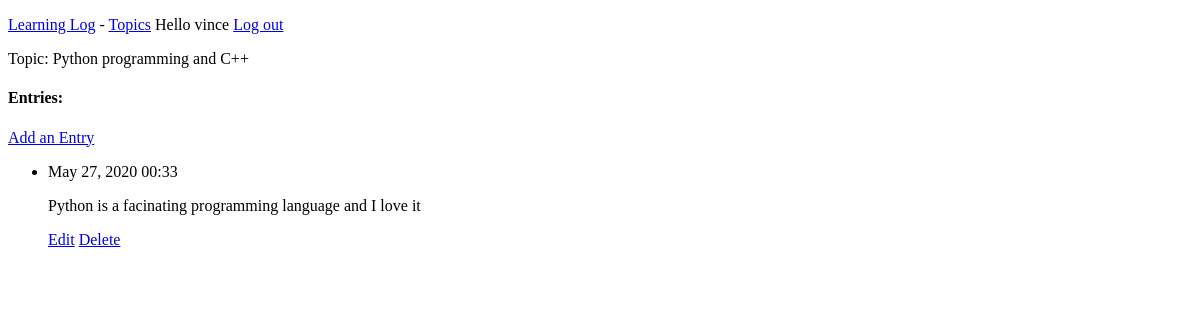
The page /topics/7/ (signed in) on the database as committed earlier.
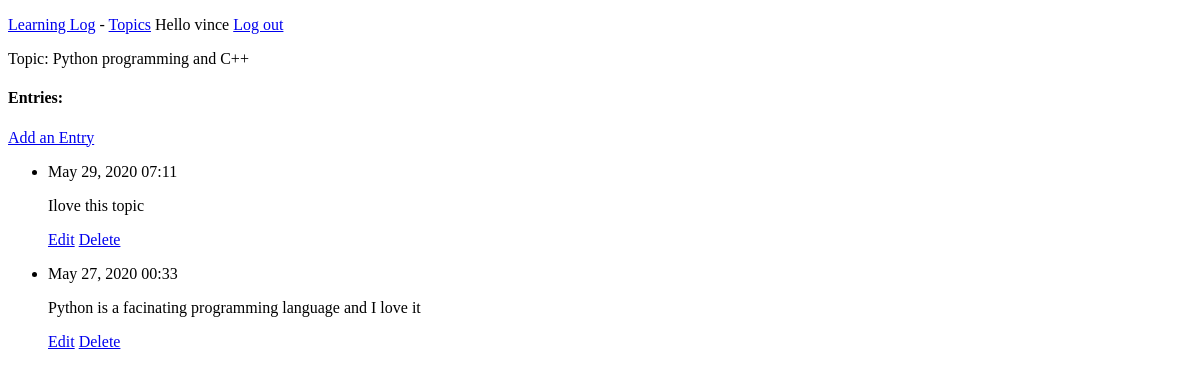
The same page on the database as committed later.
### learning_logs/models.py (models this page shows, shortened)
class Topic(models.Model):
    text = models.CharField(max_length=250)
    date_added = models.DateTimeField(auto_now_add=True)
    owner = models.ForeignKey(User, on_delete=models.CASCADE)
    def __str__(self):
        return self.text

class Entry(models.Model):
    topic = models.ForeignKey(Topic, on_delete=models.CASCADE)
    text = models.TextField()
    date_added = models.DateTimeField(auto_now_add=True)
    class Meta:
        verbose_name_plural = 'entries'

### learning_logs/views.py (the view)
# urls.py: path('topics/<int:topic_id>/', views.topic, name = 'topic'),
@login_required()
def topic(request, topic_id):
    topic = Topic.objects.get(id=topic_id)
    if topic.owner != request.user:
        raise Http404
    entries = topic.entry_set.order_by('-date_added')
    context = {'topic':topic, 'entries':entries}
    return render(request, 'learning_logs/topic.html', context)

### learning_logs/templates/learning_logs/topic.html
{% extends 'learning_logs/base.html' %}
{% block content %}
    <p>Topic: {{ topic }}</p>
    <h4>Entries:</h4>
    <p>
        <a href="{% url 'learning_logs:new_entry' topic.id %}">Add an Entry</a>
    </p>
    <ul>
        {% for entry in entries %}
            <li>
                <p>{{ entry.date_added|date:'M d, Y H:i' }}</p>
                <p>{{ entry.text|linebreaks }}</p>
            </li>
            <p>
                <a href="{% url 'learning_logs:edit_entry' entry.id%}">Edit</a>
                <a href="{% url 'learning_logs:delete_entry' entry.id%}">Delete</a>
            </p>
        {% empty %}
            <p>There are no entries for this topic</p>
        {% endfor %}
    </ul>
{% endblock content %}

### learning_logs/templates/learning_logs/base.html (shortened to what this page needs)
<!DOCTYPE html>
<html lang="en">
<head>
</head>
<body>
    <p>
        <a href="{% url 'learning_logs:index' %}">Learning Log</a> -
        <a href="{% url 'learning_logs:topics' %}">Topics</a>
        {% if user.is_authenticated %}
            Hello {{ user.username }}
            <a href="{% url 'users:logout' %}">Log out</a>
        {% else %}
            <a href="{% url 'users:login' %}">Login</a>
            <a href="{% url 'users:register' %}">Register</a>
        {% endif %}
    </p>
    {% block content %}
    {% endblock content %}
</body>
</html>

Rows that differ between the two databases and show on the page:
added Entry: date_added "May 29, 2020 07:11", text "Ilove this topic"
